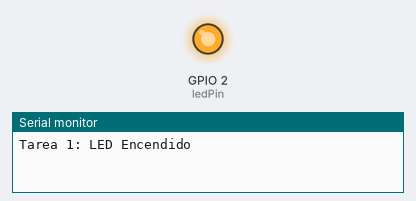
Recording of a program running on a simulated ESP32. On the bench: output pins drawn as LEDs (lit = HIGH), the last lines printed to the serial monitor.

Above: at 0.5 s.
At 5.0 s:
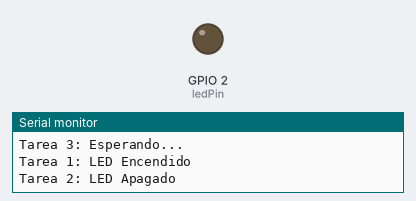
Timing chart, 0 to 6.9 s (numbered marks = the images above):
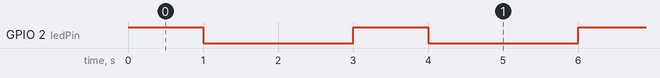

Measured:
- by itself, GPIO 2 (ledPin): alternates HIGH for 1.0 s and LOW for 2.0 s

The program:

main.cpp
```cpp
#include <Arduino.h>


const int ledPin = 2;
SemaphoreHandle_t semaphore;


void task1(void *parameter) {
  for (;;) {
    xSemaphoreTake(semaphore, portMAX_DELAY);
    digitalWrite(ledPin, HIGH);
    Serial.println("Tarea 1: LED Encendido");
    vTaskDelay(1000 / portTICK_PERIOD_MS);
    xSemaphoreGive(semaphore);
    vTaskDelay(10);
  }
}


void task2(void *parameter) {
  for (;;) {
    xSemaphoreTake(semaphore, portMAX_DELAY);
    digitalWrite(ledPin, LOW);
    Serial.println("Tarea 2: LED Apagado");
    vTaskDelay(1000 / portTICK_PERIOD_MS);
    xSemaphoreGive(semaphore);
    vTaskDelay(10);
  }
}


void task3(void *parameter) {
  for (;;) {
    xSemaphoreTake(semaphore, portMAX_DELAY);
    Serial.println("Tarea 3: Esperando...");
    vTaskDelay(1000 / portTICK_PERIOD_MS);
    xSemaphoreGive(semaphore);
    vTaskDelay(10);
  }
}


void setup() {
  Serial.begin(115200);
  pinMode(ledPin, OUTPUT);


  semaphore = xSemaphoreCreateCounting(1, 1);


  xTaskCreate(task1, "Tarea 1", 2048, NULL, 1, NULL);
  xTaskCreate(task2, "Tarea 2", 2048, NULL, 1, NULL);
  xTaskCreate(task3, "Tarea 3", 2048, NULL, 1, NULL);
}


void loop() {
}
```
